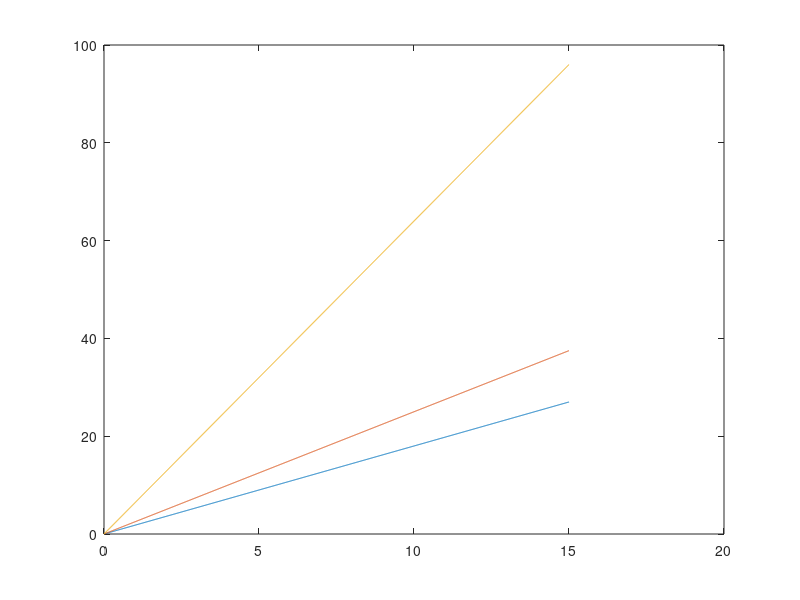
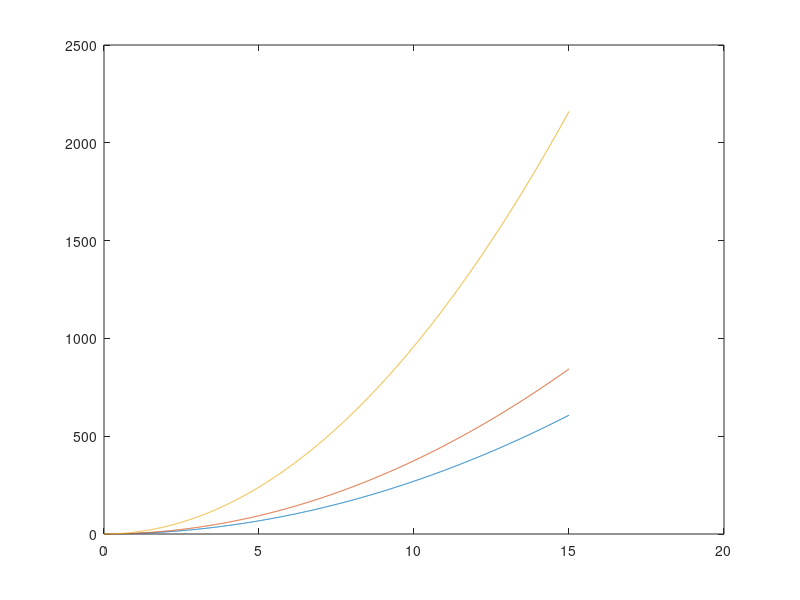

These figures' MATLAB source, in order: (Note: this script raises an error after producing the figures.)
clc;clear; a = [ 1.8 2.5 6.4 ] ; % acceleration 
t = 0:.01:15 ; n = 1 ; 
figure; 
while n < 200 
velocity = a(n)*t ; 
position = 0.5*a(n)*t.^2 + velocity.*t ; 
figure(1);plot(t,velocity);
hold all;
figure(2);plot(t,position);
n = n + 1 ; 
hold all;
end
hold off;